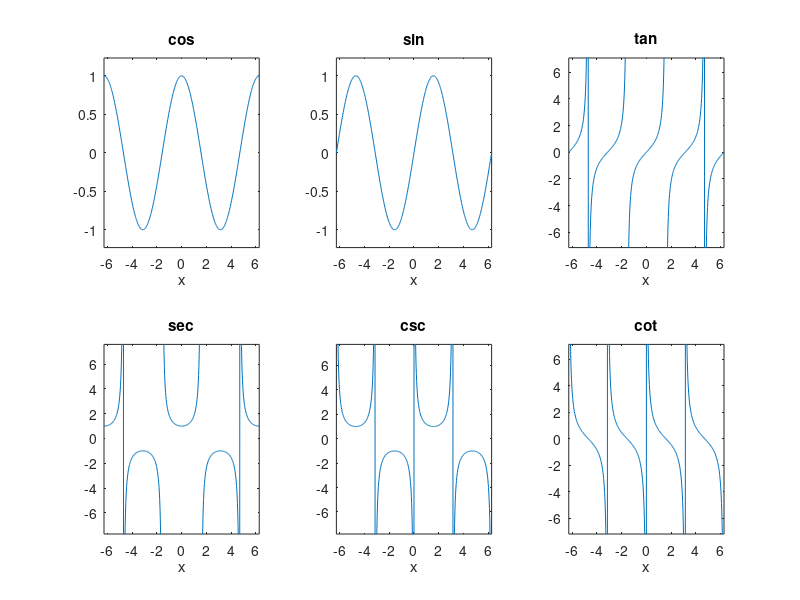

MATLAB code for this plot:
subplot(2,3,1);ezplot('cos');
subplot(2,3,2);ezplot('sin');
subplot(2,3,3);ezplot('tan');
subplot(2,3,4);ezplot('sec');
subplot(2,3,5);ezplot('csc');
subplot(2,3,6);ezplot('cot');
